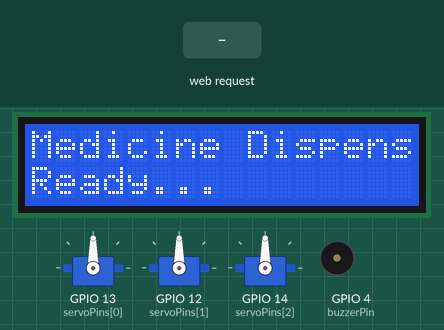
A sketch run on a simulated ESP32. On the bench: 16×2 character LCD, 3 × servo, buzzer (waves = sounding, pin HIGH). The inputs (shaded band) are chosen by the test bench. What the sketch prints to the serial monitor is not drawn.

Above: at 1.2 s.
1.3 s: HTTP request GET /dispense?name=fever received
At 2.5 s:
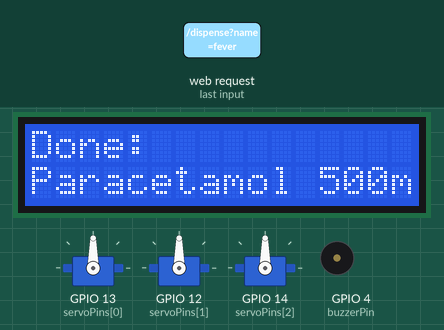
3.2 s: HTTP request GET /dispense?name=migrane received
At 4.8 s:
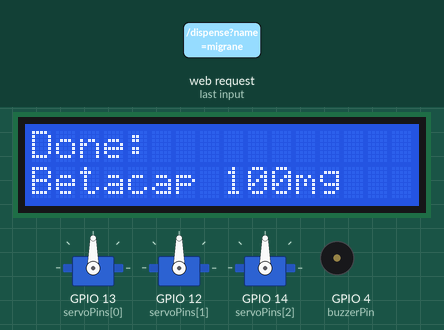
5.1 s: HTTP request GET /dispense?name=diabetes received
At 6.5 s:
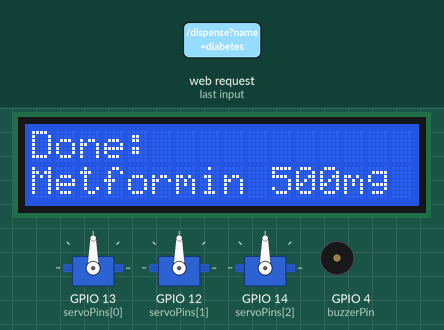
7.0 s: HTTP request GET /dispense?name=sos received
At 8.6 s:
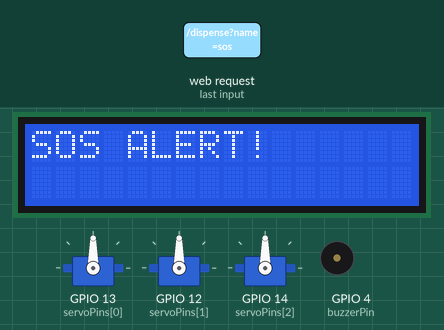
Timing chart, 0 to 10.1 s (numbered marks = the images above; inputs shaded):
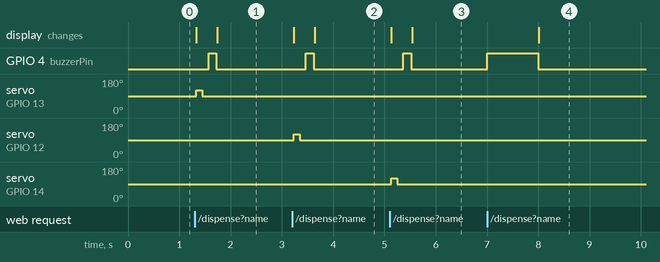

The sketch:

Code.ino
```cpp
#include <WiFi.h>
#include <ESP32Servo.h>
#include <Wire.h>
#include <LiquidCrystal_I2C.h>
#include <WebServer.h>

// ---------------- WIFI ----------------
const char* ssid = "ESP32_Medicine";
const char* password = "12345678";

// ---------------- SERVO ----------------
Servo servos[3];
int servoPins[3] = {13, 12, 14};

// Quick open-close (ONCE → one tablet)
int closePos = 90;     // closed
int openPos = 120;     // small opening → adjust 115–140 for your tablets

// ---------------- BUZZER ----------------
int buzzerPin = 4;

// ---------------- LCD ----------------
LiquidCrystal_I2C lcd(0x27, 16, 2);

// ---------------- WEB SERVER ----------------
WebServer server(80);

String medicineList[3] = { "Paracetamol 500mg","Betacap 100mg","Metformin 500mg" };

// -------------------- WEB PAGE --------------------
const char MAIN_page[] PROGMEM = R"rawliteral(
<!DOCTYPE html><html lang="en">
<head>
<meta charset="UTF-8">
<meta name="viewport" content="width=device-width, initial-scale=1.0">
<title>ESP32 Medicine Dispenser</title>
<style>
  body {background:#000;color:#0ff;font-family:Poppins,sans-serif;text-align:center;margin:0;}
  h1 {color:#00ffff;margin-top:30px;text-shadow:0 0 10px #00ffff;}
  .button-container {display:flex;flex-wrap:wrap;justify-content:center;margin-top:40px;gap:20px;}
  button {background:#111;border:2px solid #0ff;color:#0ff;padding:15px 25px;border-radius:12px;font-size:18px;cursor:pointer;transition:0.3s;box-shadow:0 0 15px #0ff4;}
  button:hover {background:#0ff;color:#000;box-shadow:0 0 25px #0ff;}
  #status {margin-top:30px;font-size:20px;color:#0f0;text-shadow:0 0 10px #0f0;}
  .sos-btn {background:red;color:white;border:2px solid #f00;box-shadow:0 0 15px #f00;}
  .sos-btn:hover {background:#ff4444;box-shadow:0 0 25px #f00;}
</style>
</head>
<body>
  <h1>💊 ESP32 Medicine Dispenser</h1>
  <p>Select a medicine:</p>
  <div class="button-container">
    <button onclick="dispense('fever')">Paracetamol 500mg</button>
    <button onclick="dispense('migrane')">Betacap 100mg</button>
    <button onclick="dispense('diabetes')">Metformin 500mg</button>
    <button class="sos-btn" onclick="dispense('sos')">🚨 SOS</button>
  </div>
  <div id="status">Status: Ready</div>
<script>
function dispense(name){
  document.getElementById("status").innerText="Sending "+name+"...";
  fetch("/dispense?name="+name)
  .then(res=>res.text())
  .then(data=>{
    document.getElementById("status").innerText="✅ "+data;
  })
  .catch(err=>{
    document.getElementById("status").innerText="⚠️ Connection Error";
  });
}
</script>
</body>
</html>
)rawliteral";

// ---------------- BUZZER ----------------
void buzz(int duration){
  digitalWrite(buzzerPin, HIGH);
  delay(duration);
  digitalWrite(buzzerPin, LOW);
}

// ---------- FAST DISPENSE ONE TABLET ----------
void dispenseOneTablet(int index) {

  lcd.clear();
  lcd.setCursor(0,0); lcd.print("Dispensing:");
  lcd.setCursor(0,1); lcd.print(medicineList[index]);

  // QUICK OPEN
  servos[index].write(openPos);
  delay(120);  // open only briefly → only 1 tablet falls

  // IMMEDIATE CLOSE
  servos[index].write(closePos);
  delay(120);

  buzz(150);

  lcd.clear();
  lcd.setCursor(0,0); lcd.print("Done:");
  lcd.setCursor(0,1); lcd.print(medicineList[index]);
}

// ---------------- SERVER HANDLER ----------------
void handleMedicine(){
  String med = server.arg("name");
  med.toLowerCase();

  if(med == "fever") {
    dispenseOneTablet(0);
    server.send(200,"text/plain","Paracetamol Dispensed");
    return;
  }
  if(med == "migrane") {
    dispenseOneTablet(1);
    server.send(200,"text/plain","Betacap Dispensed");
    return;
  }
  if(med == "diabetes") {
    dispenseOneTablet(2);
    server.send(200,"text/plain","Metformin Dispensed");
    return;
  }
  if(med == "sos"){
    buzz(1000);
    lcd.clear();
    lcd.print("SOS ALERT!");
    server.send(200,"text/plain","SOS Triggered");
    return;
  }

  server.send(404,"text/plain","Unknown command");
}

// ---------------- ROOT PAGE ----------------
void handleRoot(){
  server.send_P(200, "text/html", MAIN_page);
}

// ---------------- SETUP ----------------
void setup(){
  Serial.begin(115200);

  WiFi.softAP(ssid, password);
  Serial.println("AP Started");
  Serial.println(WiFi.softAPIP());

  lcd.init();
  lcd.backlight();
  lcd.setCursor(0,0); lcd.print("Medicine Dispenser");
  lcd.setCursor(0,1); lcd.print("Ready...");

  pinMode(buzzerPin, OUTPUT);

  for(int i=0; i<3; i++){
    servos[i].attach(servoPins[i]);
    servos[i].write(closePos);
  }

  server.on("/", handleRoot);
  server.on("/dispense", handleMedicine);
  server.begin();
}

// ---------------- LOOP ----------------
void loop(){
  server.handleClient();
}
```

Measured:
- after the input at 1.3 s, GPIO 4 (buzzerPin): LOW → HIGH after 0.27 s, → LOW 0.15 s later; servo on GPIO 13 (servoPins[0]): 90° → 120° at once, → 90° 0.12 s later; the display: first changes at once (image 1 shows a later state)
- after the input at 3.2 s, GPIO 4 (buzzerPin): LOW → HIGH after 0.27 s, → LOW 0.15 s later; servo on GPIO 12 (servoPins[1]): 90° → 120° at once, → 90° 0.12 s later; the display: first changes at once (image 2 shows a later state)
- after the input at 5.1 s, GPIO 4 (buzzerPin): LOW → HIGH after 0.27 s, → LOW 0.15 s later; servo on GPIO 14 (servoPins[2]): 90° → 120° at once, → 90° 0.12 s later; the display: first changes at once (image 3 shows a later state)
- after the input at 7.0 s, GPIO 4 (buzzerPin): LOW → HIGH at once, → LOW 1.0 s later; the display: changes after 1.0 s (image 4)
